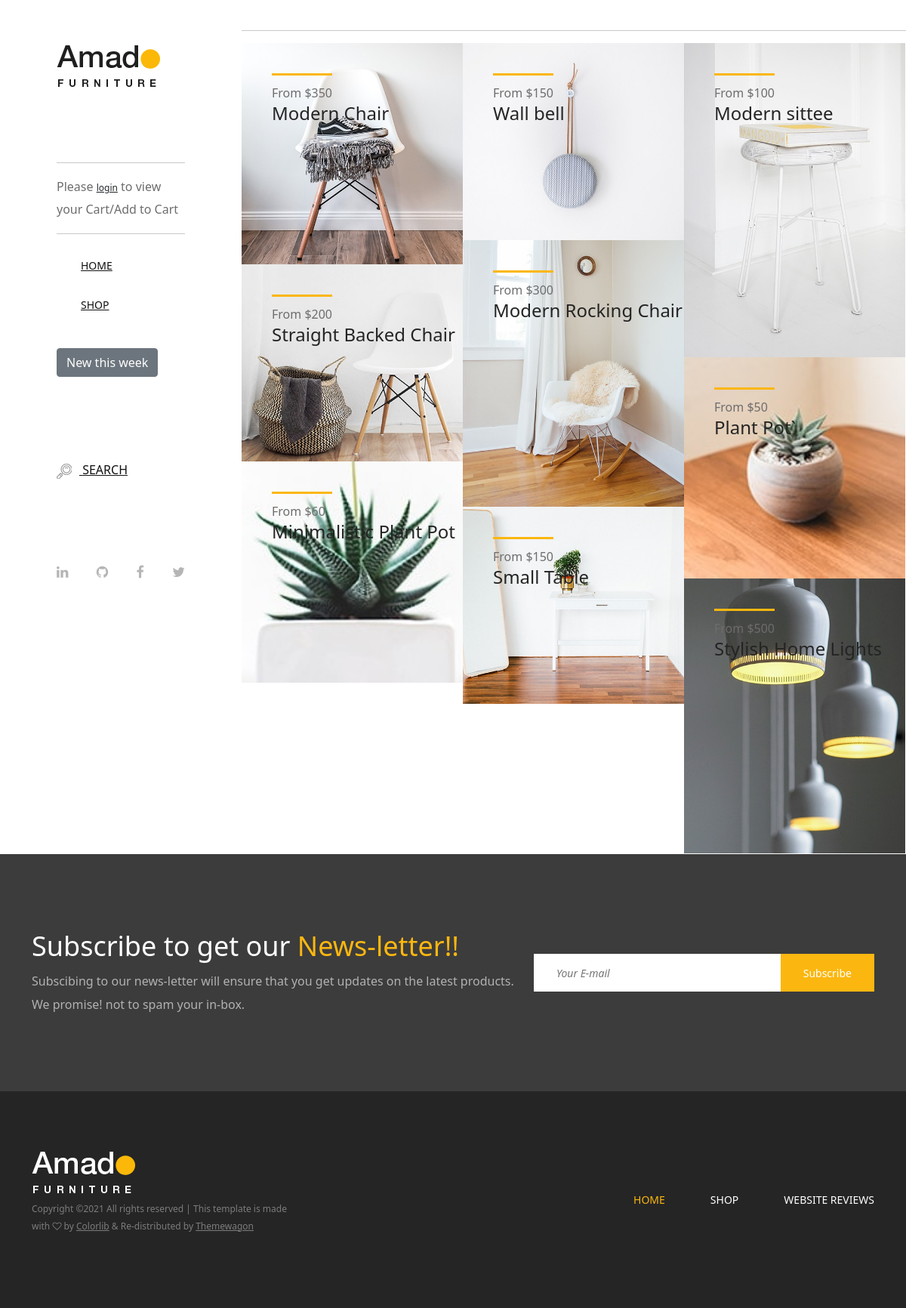
The page / on the database its author committed.
### main/models.py (models this page shows, shortened)
class Product(models.Model):
    Category_choices = [
    ('chairs', 'chairs'),
    ('beds', 'beds'),
    ('tables', 'tables'),
    ('home_deco', 'home_deco'),
    ('dressings', 'dressings')
]
    name = models.CharField(max_length=100)
    price = models.IntegerField(null=False, blank=False)
    image = models.ImageField(upload_to ='products/')
    category = models.CharField(choices=Category_choices, max_length=50)
    date = models.DateTimeField(default=datetime.now)

### main/views.py (the view)
# urls.py: path('',IndexView.as_view(), name='index'),
class IndexView(View):
    def get(self, request, *args, **kwargs):
        products = Product.objects.all()
        if not request.user.is_authenticated:
             total_no_of_products = 0
        else:
            cart_objects = Cart.objects.filter(user = request.user)
            total_no_of_products = cart_objects.count()
        context = {
            'products':products,
            'total_no_of_products': total_no_of_products,
        }
        return render(request, 'main/index.html', context)

### main/templates/main/index.html (shortened to what this page needs)
{% extends 'main/base.html' %}
{% block content %}
        <div class="products-catagories-area clearfix">
            <br>
            <hr>
            <div class="amado-pro-catagory clearfix">
                {% for product in products %}
                <div class="single-products-catagory clearfix">
                    <a href="{% url 'product_detail' product.pk %}">
                        <img src="{{ product.image.url }}" alt="The products image">
                        <div class="hover-content">
                            <div class="line"></div>
                            <p>From ${{ product.price }}</p>
                            <h4>{{ product.name }}</h4>
                        </div>
                    </a>
                </div>
                {% endfor %}
            </div>
        </div>
    </div>
{% endblock content %}

### static/main/css/core-style.css (style rules this page uses)
* { margin: 0; padding: 0; }
body { font-family: "helveticaneuemedium"; font-size: 16px; }
h1, h2, h3, h4, h5, h6 { color: #242424; line-height: 1.3; font-weight: 400; }
p { color: #6d6d6d; font-size: 16px; line-height: 1.9; font-weight: 400; }
a { -webkit-transition: all 500ms ease 0s; transition: all 500ms ease 0s; text-decoration: none; outline: 0 solid transparent; color: #131212; font-weight: 400; font-size: 12px; }
img { height: auto; max-width: 100%; }
.main-content-wrapper .products-catagories-area { -webkit-box-flex: 0; -ms-flex: 0 0 calc(100% - 320px); flex: 0 0 calc(100% - 320px); width: calc(100% - 320px); max-width: calc(100% - 320px); }
.single-products-catagory { position: relative; z-index: 1; width: 33.33333%; top: 0; }
.single-products-catagory a { display: block; width: 100%; height: 100%; position: relative; z-index: 10; }
.single-products-catagory a::after { -webkit-transition-duration: 250ms; transition-duration: 250ms; position: absolute; width: 100%; height: 100%; top: 0; left: 0; content: ''; background-color: rgba(60, 60, 60, 0.7); z-index: 1; opacity: 0; visibility: visible; }
.single-products-catagory a img { width: 100%; }
.single-products-catagory .hover-content { position: absolute; top: 40px; left: 40px; z-index: 10; }
.single-products-catagory .hover-content .line { width: 80px; height: 3px; background-color: #fbb710; display: block; margin-bottom: 15px; }
.single-products-catagory .hover-content p { font-size: 16px; color: #6d6d6d; line-height: 1; margin-bottom: 5px; -webkit-transition-duration: 250ms; transition-duration: 250ms; }
.single-products-catagory .hover-content h4 { margin-bottom: 0; -webkit-transition-duration: 250ms; transition-duration: 250ms; }

### rows shown on the page
Product: image (picture), price "350", name "Modern Chair"
Product: image (picture), price "150", name "Wall bell"
Product: image (picture), price "100", name "Modern sittee"
Product: image (picture), price "300", name "Modern Rocking Chair"
Product: image (picture), price "200", name "Straight Backed Chair"
Product: image (picture), price "50", name "Plant Pot`"
Product: image (picture), price "60", name "Minimalistic Plant Pot"
Product: image (picture), price "150", name "Small Table"
Product: image (picture), price "500", name "Stylish Home Lights"
